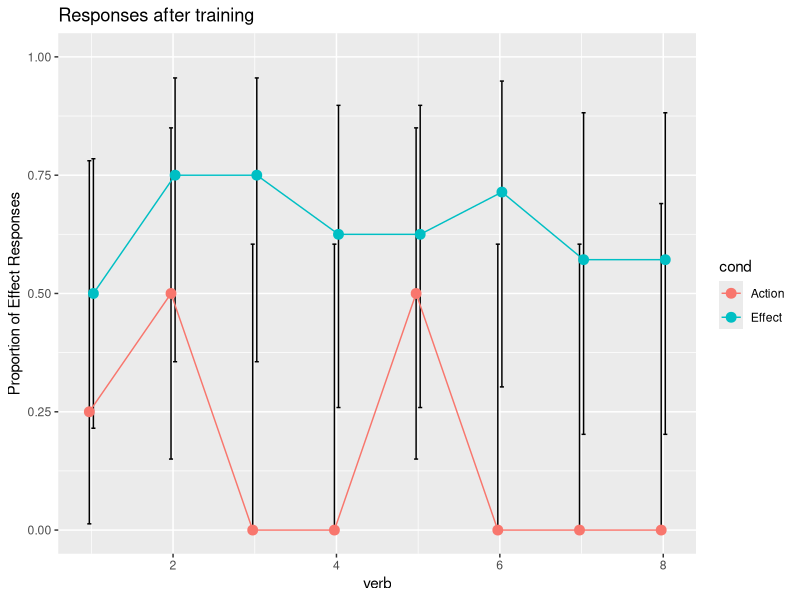
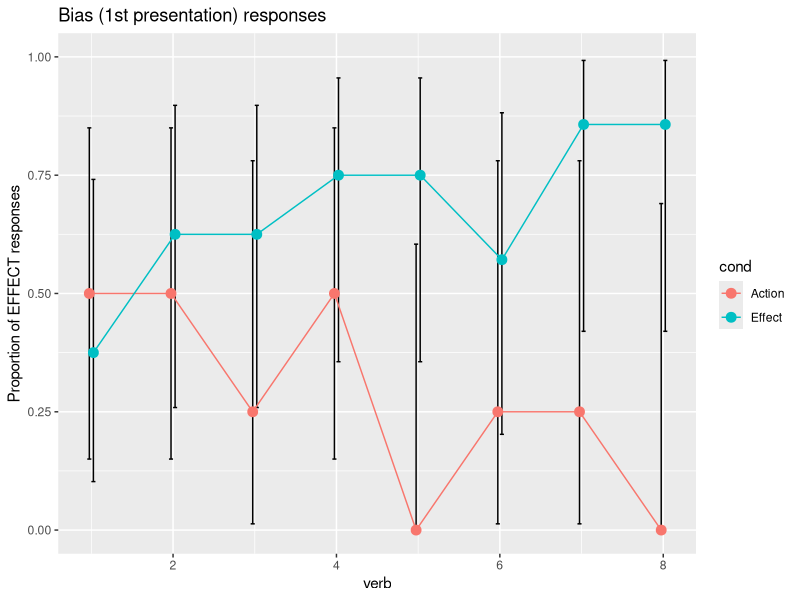
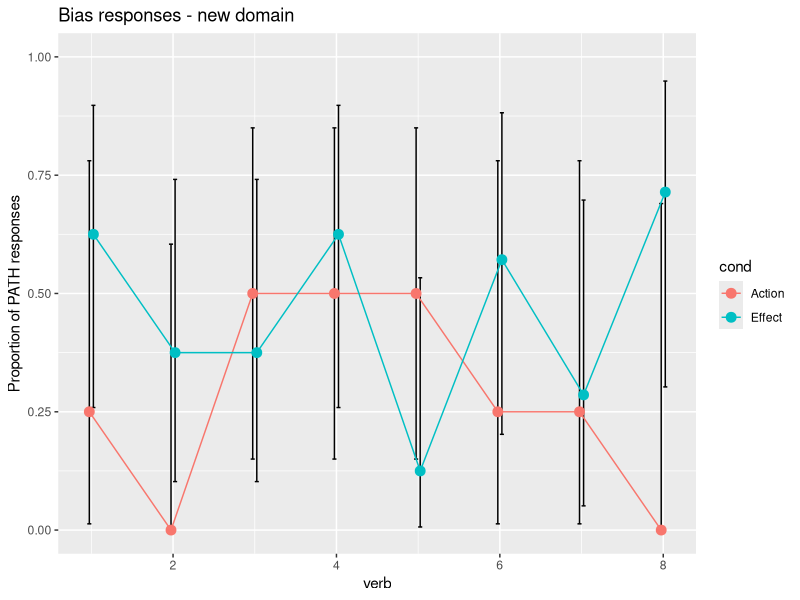
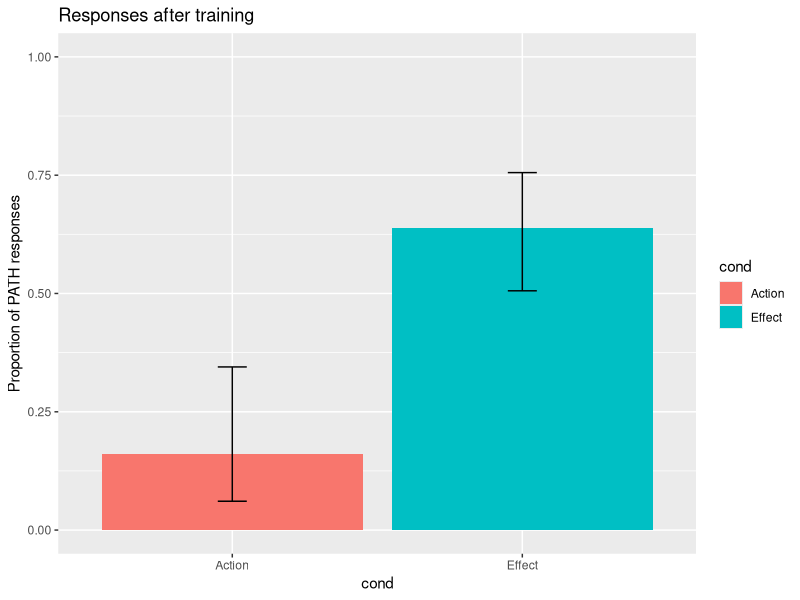
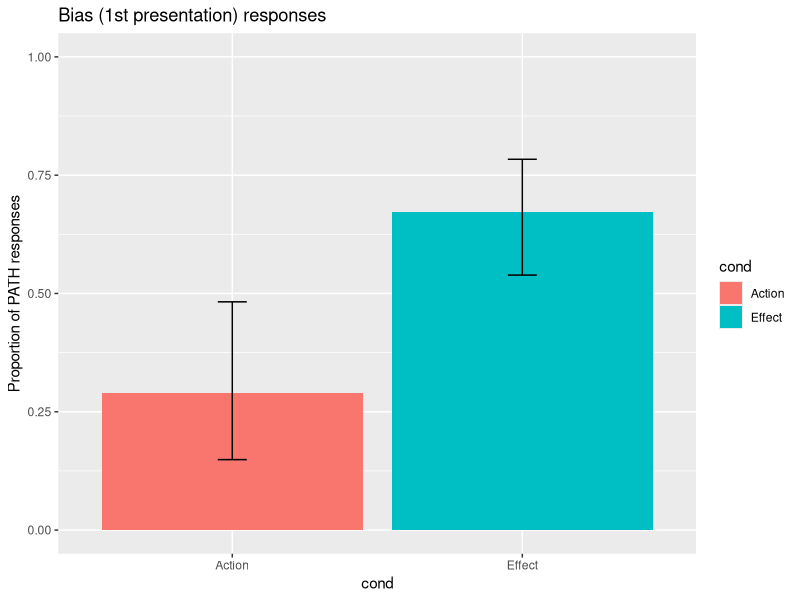
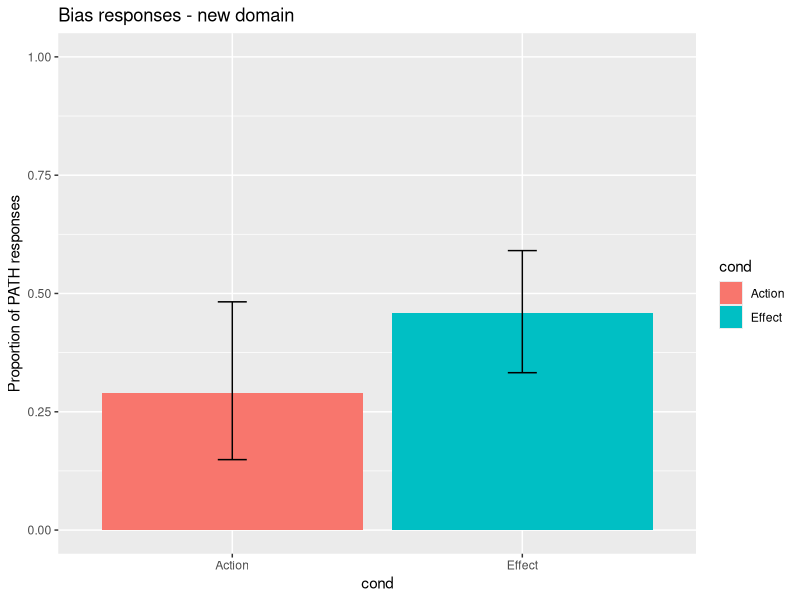

The R source for these figures, in order: (Note: this script raises an error after producing the figures.)
#set path
setwd("/Users/mekline/Dropbox/_Projects/PrimingMannerPath/MannerPathPriming/Analysis/")

#load libraries
library(ggplot2)

#CLear history!!!
rm(list=ls())

#load data
data = read.csv('all_ext.csv', sep = ",", header = T)
doExtension = 1

#Drop participants
data <- data[!is.na(data$INCDECISION),]
data <- data[data$INCDECISION == 1,]
length(unique(data$SUBNUM))

#new variables
data$pathTEST[data$TEST == 'PATHBIAS'] = 1
data$pathTEST[data$TEST == 'MANNERBIAS'] = 0
data$pathBIAS[data$BIAS == 'PATHBIAS'] = 1
data$pathBIAS[data$BIAS == 'MANNERBIAS'] = 0
data$pathEXT[data$EXT == 'PATHBIAS'] = 1
data$pathEXT[data$EXT == 'MANNERBIAS'] = 0


dim(data)
#Remove NA levels (really elsewhere we should document what happened to those lines!)
data <- data[!is.na(data$EXPERIMENT), ]
data <- data[!is.na(data$TRIAL), ]
if (doExtension){
  data <- data[!is.na(data$EXT),]
}else{
  data <- data
}

dim(data)
# #Debugging the binomial testing
# for (cond in unique(data$EXPERIMENT))
# {
#   for (trial in unique(data$TRIAL))
#   {
#     n = length(data[data$EXPERIMENT == cond & data$TRIAL == trial,]$pathEXT)
#     x = sum(data[data$EXPERIMENT == cond & data$TRIAL == trial,]$pathEXT, na.rm=TRUE)
#     test = prop.test(x, n, conf.level=0.95)
#     #plotData$intLower[plotData$cond == cond & plotData$verb == trial] = test$conf.int[1]
#     #plotData$intUpper[plotData$cond == cond & plotData$verb == trial]  = test$conf.int[2]
#     print('set')
#     print(x)
#     print(n)
#     print(test$conf.int[1])
#     print(test$conf.int[2])
#   }
# }

#Rename conds for prettiness
if (!doExtension) {
  data$xEXPERIMENT[data$EXPERIMENT == 'MannerOfMotionCondition'] <- "Manner"
  data$xEXPERIMENT[data$EXPERIMENT == 'PathCondition'] <- "Path"
  data$EXPERIMENT <- data$xEXPERIMENT
}


makePlot = function(ydata, ylab, title="")
{
    #aggregate data to get mean per trial per condition
    plotData = aggregate(x = list(pathmean = ydata), by = list( cond = data$EXPERIMENT, verb = data$TRIAL), FUN = mean)
    
    #get the binomial conf.intervals per condition per trial
    for (cond in unique(data$EXPERIMENT))
    {
      for (trial in unique(data$TRIAL))
      {
        n = length(ydata[data$EXPERIMENT == cond & data$TRIAL == trial])
        x = sum(ydata[data$EXPERIMENT == cond & data$TRIAL == trial])
        test = prop.test(x, n, conf.level=0.95)
        plotData$intLower[plotData$cond == cond & plotData$verb == trial] = test$conf.int[1]
        plotData$intUpper[plotData$cond == cond & plotData$verb == trial]  = test$conf.int[2]
      #print(test$conf.int[1])
      #print(test$conf.int[2])
      #print(n)
      #print(x)
      }
    }
    print(plotData)
    #make a plot with ggplot
    pd <- position_dodge(0.1)
    
    ggplot(plotData, aes(x=verb, y=pathmean, colour=cond, group=cond, ymax = 1)) + 
      geom_errorbar(aes(ymin=intLower, ymax=intUpper), colour="black", width=.1, position=pd) +
      geom_line(position=pd) +
      ylab(ylab) +
      geom_point(position=pd, size=3) +
      coord_cartesian(ylim=c(0,1)) +
      ggtitle(title)
      #scale_colour_manual(values = c("green","red"),
                          #name="",
                          #labels=c("Manner", "Path")) +
}

makePlot(data$pathTEST, "Proportion of Effect Responses", "Responses after training")
makePlot(data$pathBIAS, 'Proportion of EFFECT responses', 'Bias (1st presentation) responses')
makePlot(data$pathEXT, 'Proportion of PATH responses', 'Bias responses - new domain')

#Now let's make some bar graphs too!
makeBar = function(ydata, ylab, title="")
{
  plotData = NULL
  #Aggregate mean/condition
  plotData = aggregate(x = list(pathmean = ydata), by = list( cond = data$EXPERIMENT), FUN = mean)
  #get the binomial conf.intervals per condition per trial
  for (cond in unique(data$EXPERIMENT))
  {
    n = length(ydata[data$EXPERIMENT == cond])
    x = sum(ydata[data$EXPERIMENT == cond])
    test = prop.test(x, n, conf.level=0.95)
    
    plotData$intLower[plotData$cond == cond] = test$conf.int[1]
    plotData$intUpper[plotData$cond == cond] = test$conf.int[2]
    
    
  }
  print(plotData)
  ggplot(plotData, aes(x=cond, y=pathmean, fill=cond)) + 
    geom_bar(stat="identity") +
    geom_errorbar(aes(ymin=intLower, ymax=intUpper), colour="black", width=.1) +
    coord_cartesian(ylim=c(0,1))+
    ylab(ylab)+
    ggtitle(title)
}

makeBar(data$pathTEST, 'Proportion of PATH responses', 'Responses after training')
makeBar(data$pathBIAS, 'Proportion of PATH responses', 'Bias (1st presentation) responses')
makeBar(data$pathEXT, 'Proportion of PATH responses', 'Bias responses - new domain')


#Now let's do some stats!


#How many participants are in this set?
length(unique(data$SUBNUM))
library(lme4)
model_eff <- NULL
model_noeff <- NULL
#Simplest model: Does EXPERIMENT matter?
model_eff <- lmer(pathBIAS ~ EXPERIMENT  + (1|SUBNUM), data=data, family="binomial")
model_noeff <- lmer(pathBIAS ~ 1  + (1|SUBNUM), data=data, family="binomial")
anova(model_eff, model_noeff)

model_eff <- lmer(pathEXT ~ EXPERIMENT  + (1|SUBNUM), data=data, family="binomial")
model_noeff <- lmer(pathEXT ~ 1  + (1|SUBNUM), data=data, family="binomial")
anova(model_eff, model_noeff)

#Do exp and trial interact? That is, is the different between exp different later in the exp? Do they diverge? Yes!

model_inter <- NULL
model_nointer <- NULL
model_tonly <- NULL
model_inter <- lmer(pathBIAS ~ EXPERIMENT*TRIAL  + (1|SUBNUM), data=data, family="binomial")
model_nointer <- lmer(pathBIAS ~ EXPERIMENT + TRIAL  + (1|SUBNUM), data=data, family="binomial")
#And considering just the experiment assignment & not time, is there a main effect of experiment? Yes
model_tonly <- lmer(pathBIAS ~ TRIAL  + (1|SUBNUM), data=data, family="binomial")

anova(model_inter, model_nointer)
anova(model_nointer, model_tonly)

anova(model_inter, model_tonly)
